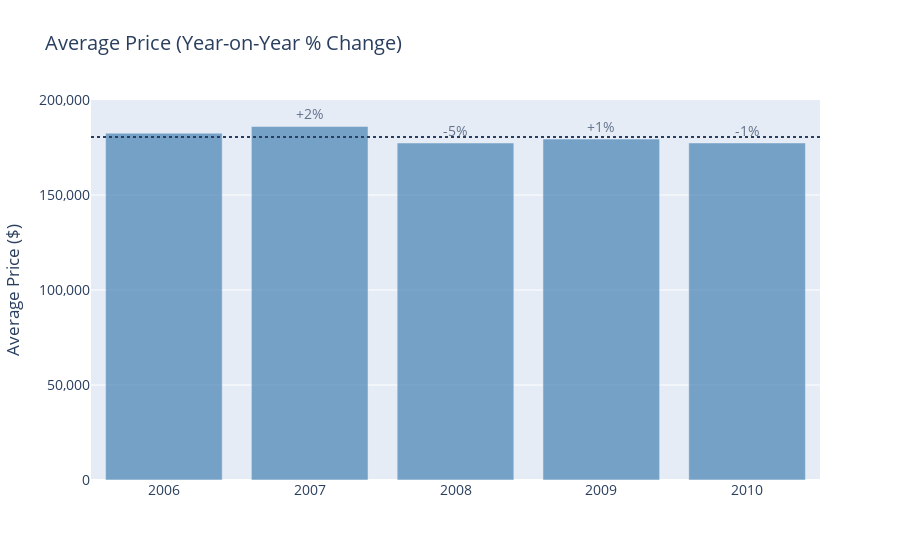

Write notebook code for a chart like this one.
### Code cell
# how did price behave over the years

year_price = df.groupby('YrSold')['SalePrice'].mean().to_frame('AvgPrice')
year_price['YearOnYearChange'] = year_price['AvgPrice'].pct_change()
year_price['ChangeLabel'] = year_price['YearOnYearChange'].map(lambda x: 
                                                               f'+{x :.0%}' if x > 0 else f'{x :.0%}')

fig = go.Figure(data=[go.Bar(x=year_price.index, y=year_price['AvgPrice'],
                            text=[""]+[i for i in year_price['ChangeLabel'][1:]],
                            textposition='outside',
                            marker_color='steelblue', opacity=.7)])
fig.add_hline(y=year_price['AvgPrice'].mean(), line=dict(dash='dot'))
fig.update_layout(title='Average Price (Year-on-Year % Change)', titlefont=dict(size=20),
                 font_size=14, yaxis_title='Average Price ($)', yaxis_range=(0, 200000),
                 yaxis_tickformat=',.0f')
fig.show()

### Figure 1 — Plotly figure (JSON) as saved in the notebook; plotly's stock layout.template omitted (floating-point values rounded to 4 significant figures)
{"data": [{"marker": {"color": "steelblue"}, "opacity": 0.7, "text": ["", "+2%", "-5%", "+1%", "-1%"], "textposition": "outside", "type": "bar", "x": [2006, 2007, 2008, 2009, 2010], "y": [182500.0, 186100.0, 177400.0, 179400.0, 177400.0]}], "layout": {"font": {"size": 14}, "shapes": [{"line": {"dash": "dot"}, "type": "line", "x0": 0, "x1": 1, "xref": "x domain", "y0": 180600.0, "y1": 180600.0, "yref": "y"}], "title": {"font": {"size": 20}, "text": "Average Price (Year-on-Year % Change)"}, "yaxis": {"range": [0, 200000], "tickformat": ",.0f", "title": {"text": "Average Price ($)"}}}}
